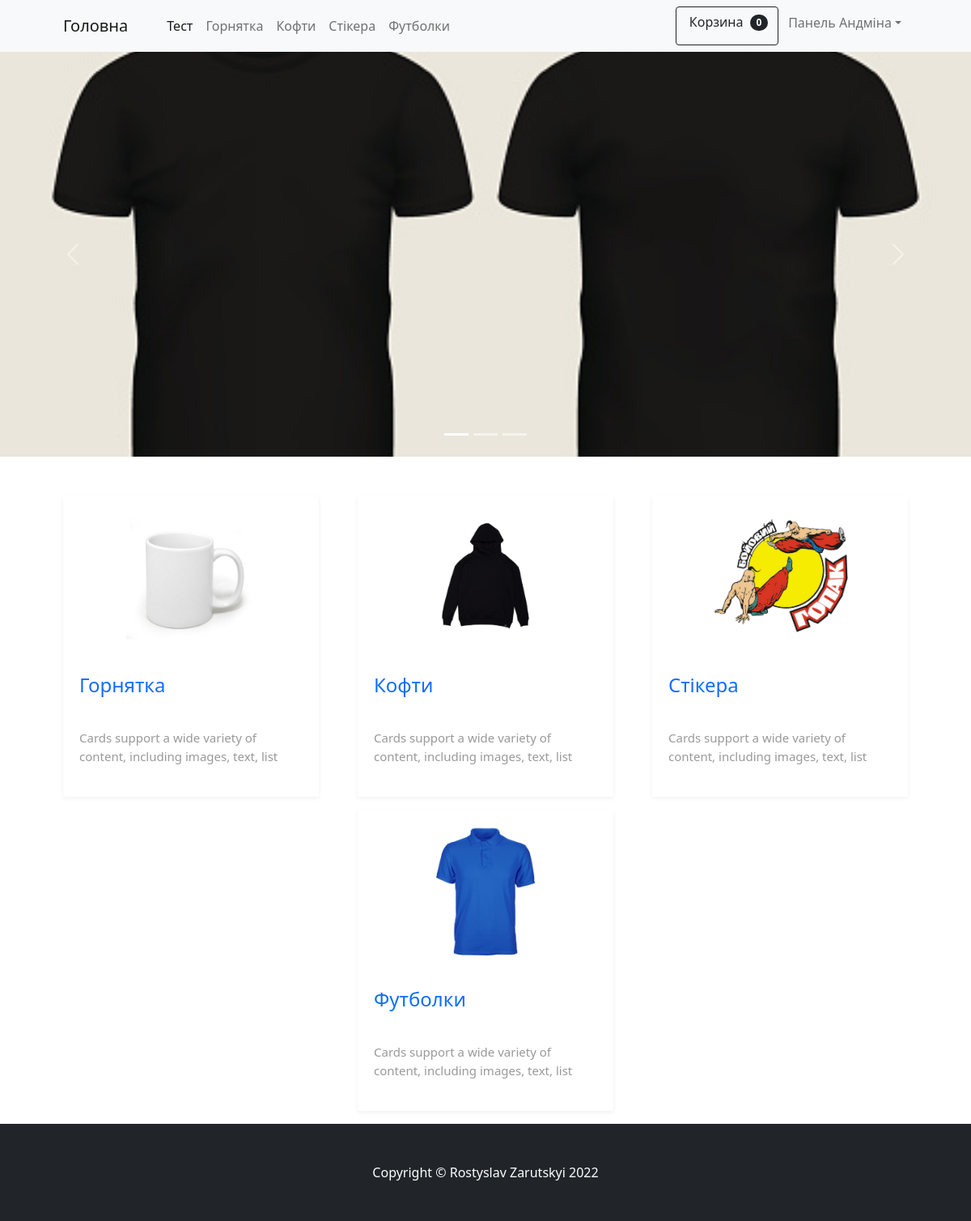
The page / on the database its author committed.
### shop/models.py (models this page shows, shortened)
class Category(models.Model):
    name = models.CharField(max_length=150, db_index=True, verbose_name='Назва категорії')
    photo = models.ImageField(upload_to='photos/%Y/%m/%d', verbose_name='Фото', blank=True)
    class Meta:
        verbose_name = 'Категорія '
        verbose_name_plural = 'Категорії'
        ordering = [ 'name']

### shop/views.py (the view)
# urls.py: path('', home_page, name='home'),
def home_page(request):
    categories = Category.objects.all()
    cart = Cart(request)
    for item in cart:
        item['update_quantity_form'] = CartAddProductForm(initial={'quantity': item['quantity'],
                                                                   'update': True})
    context = {
        'categories': categories,
        'cart': cart,
    }
    return render(request, template_name='shop/home_page.html', context=context)

### cart/cart.py (called while the page is built)
    def __iter__(self):
        product_ids = self.cart.keys()
        products = Product.objects.filter(id__in=product_ids)
        cart = self.cart.copy()
        for product in products:
            cart[str(product.id)]['product'] = product
        for item in cart.values():
            item['price'] = Decimal(item['price'])
            item['total_price'] = item['price'] * item['quantity']
            yield item

    def __len__(self):
        return sum(item['quantity'] for item in self.cart.values())

    def get_total_price(self):
        return sum(Decimal(item['price']) * item['quantity'] for item in self.cart.values())

    def get_total_quantity(self):
        return sum(item['quantity'] for item in self.cart.values())

### cart/context_processors.py (called while the page is built)
def cart(request):
    return {'cart': Cart(request)}

### shop/templatetags/shop_tags.py (called while the page is built)
@register.simple_tag(name='get_list_categories')
def get_categories():
    return Category.objects.all()

### shop/templates/shop/home_page.html
{% extends 'base.html' %}
{%  block content %}
        <section class="main-content">
    	<div class="container px-4 px-lg-5 mt-5">
    		<div class="row gx-4 gx-lg-5 row-cols-2 row-cols-md-3 row-cols-xl-3 justify-content-center">
                {% for item in categories %}
    			<div class="col-lg-4 col-sm-6 mb-3">
    				<div class="product-cart">
    					<div class="product-thumb">
    						<a href="{% url 'category' item.id %}"><img src="{{ item.photo.url }}"></a>
    					</div>
    					<div class="product-details">
    						<h4><a href="{% url 'category' item.id %}">{{item.name}}</a></h4>
    						<p>Cards support a wide variety of content, including images, text, list groups, links, and more. Below are examples of what’s supported. support a wide variety of content, including images, text, list
    						</p>
    					</div>
    				</div>
    			</div>
                {% endfor %}
            </div>
        </div>
        </section>
{% endblock %}

### templates/inc/_nav.html (shortened to what this page needs)
{% load shop_tags %}
       <nav class="navbar navbar-expand-lg navbar-light bg-light">
            <div class="container px-4 px-lg-5">
                <a class="navbar-brand" href="{% url 'home' %}">Головна</a>
                <div class="collapse navbar-collapse" id="navbarSupportedContent">
                    <ul class="navbar-nav me-auto mb-2 mb-lg-0 ms-lg-4">
                        <li class="nav-item"><a class="nav-link active" aria-current="page" href="">Тест</a></li>
                        {% get_list_categories as categories %}
                        {% for item in categories %}
                        <li class="nav-item"><a class="nav-link" href="{% url 'category' item.id %}">{{ item.name }}</a></li>
                        {% endfor %}
                    </ul>
                    <div class="d-flex">
    					<a  href="" class="btn btn-outline-dark" data-bs-toggle="modal" data-bs-target="#modal-link" type="submit">
                            Корзина
                            <span class="badge bg-dark text-white ms-1 rounded-pill">{{ cart.get_total_quantity }}</span>
                        </a>
                        <ul class="navbar-nav me-auto mb-2 mb-lg-2 ms-lg-1">
                        <li class="nav-item dropdown">
                            <a class="nav-link dropdown-toggle" id="navbarDropdown" href="#" role="button" data-bs-toggle="dropdown" aria-expanded="false">Панель Андміна</a>
                        </ul>
                    </div>
                </div>
            </div>
        </nav>

### shop_4/static/css_2.css (style rules this page uses)
img { height: auto; }
.product-cart { box-shadow: 0 2px 5px 0 rgba(0,0,0, 0.06); transition: all .3s; }
.product-thumb a { display: flex; align-items: center; justify-content: center; height: 200px; padding: 20px; }
.product-thumb img { max-width: 100%; max-height: 100%; }
.product-details { padding: 20px; }
.product-details h4 a { font-weight: 500; display: block; height: 60px; overflow: hidden; text-decoration: none; }
.product-details p { font-size: 15px; margin-bottom: 20px; color: #999; height: 44px; overflow: hidden; }

### rows shown on the page
Category: name "Горнятка", photo (picture)
Category: name "Кофти", photo (picture)
Category: name "Стікера", photo (picture)
Category: name "Футболки", photo (picture)

### other values the page prints
{{ cart.get_total_quantity }} "0"
